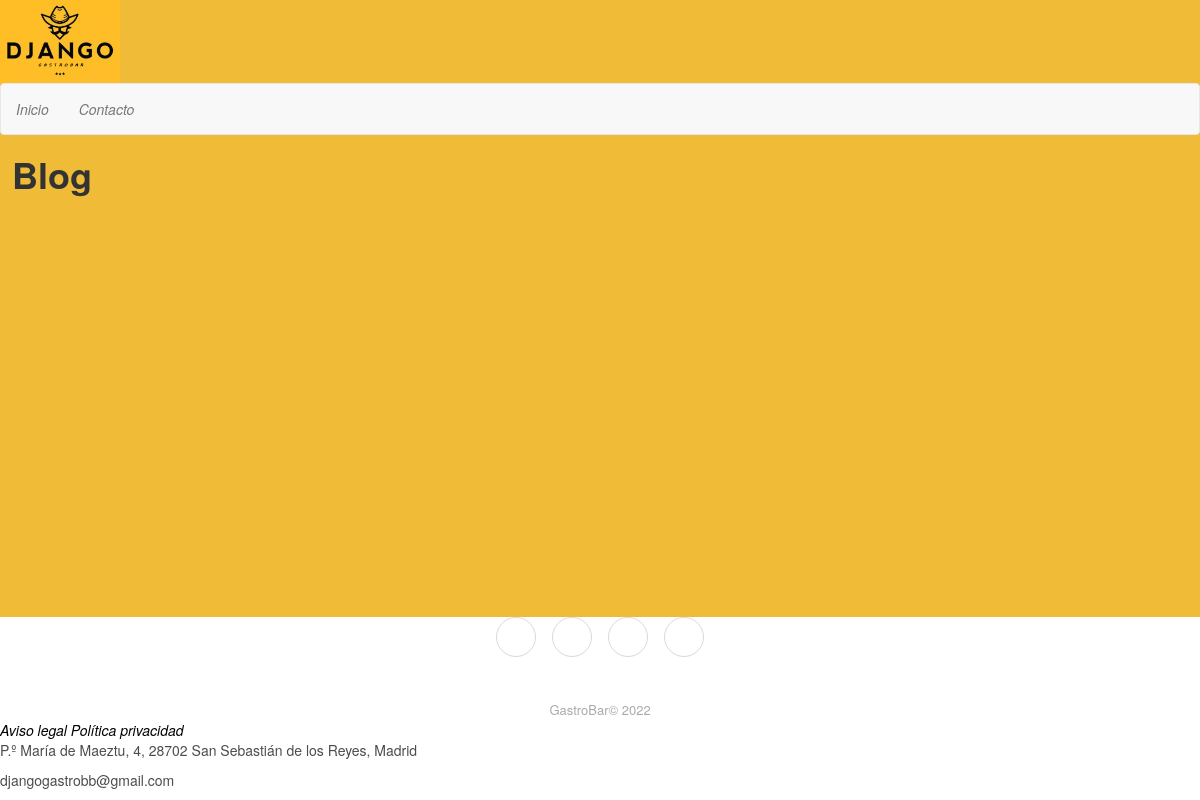
The page /gastroblog/ on the database as committed earlier.
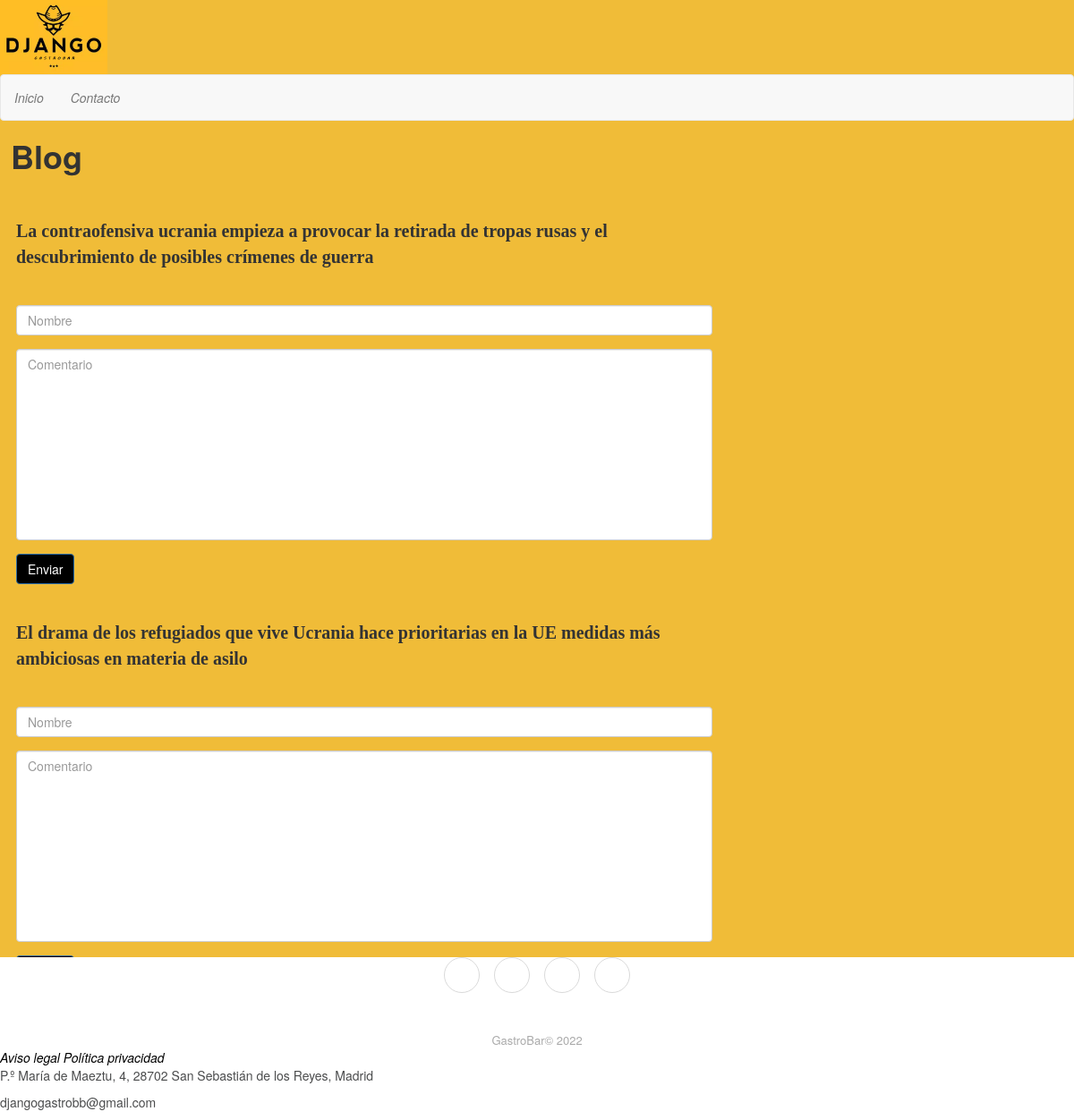
The same page on the database as committed later.
### gastroblog/models.py (models this page shows)
class Article(models.Model):
    content = models.TextField(null = False, default = None)

### gastroblog/views.py (the view, shortened to what this page needs)
# urls.py: 2. Add a URL to urlpatterns:  path('blog/', include('blog.urls'))
def blog(request):
    form = CommentsForm()
    articles = Article.objects.all()
    comments = Comments.objects.all()
    context = {
        'form' : form,
        'articles' : articles,
        'comments' : comments
    }
    return render(request, 'blog.html', context)

### gastroblog/forms.py
class CommentsForm(forms.Form):
    user=forms.CharField(
        max_length=20,
        widget=forms.TextInput(attrs={
            "class" : "form-control",
            "placeholder" : "Nombre"
        }))
    comment = forms.CharField(
        widget=forms.Textarea(attrs={
            "class" : "form-control",
            "placeholder" : "Comentario"
        }))
    article_id = forms.CharField(
        widget=forms.TextInput())

### gastroblog/templates/blog.html (shortened to what this page needs)
{% extends 'mainBlog.html'%}
{% load static %}
{% block page_content2%}
<h1 class="title">Blog</h1>
<body class="blog">
<div class="row">
    <div class="col-md-8">
        {% for article in articles %}
            <div class="articulo" >
                {{article.content}}
            </div>
            <form action="/gastroblog/" method="post">
                <div class="form-group" >
                    {{form.user}}
                </div>
                <div class="form-group" >
                    {{form.comment}}
                </div>
                <button type="submit" class="btn btn-primary" >Enviar</button>
            </form>
        </body>
        {% endfor %}
    </div>
</div>
{%endblock%}

Rows that differ between the two databases and show on the page:
added Article: content "La contraofensiva ucrania empieza a provocar la retirada de tropas rusas y el descubrimiento de posibles crímenes de guerra"
added Article: content "El drama de los refugiados que vive Ucrania hace prioritarias en la UE medidas más ambiciosas en materia de asilo"
